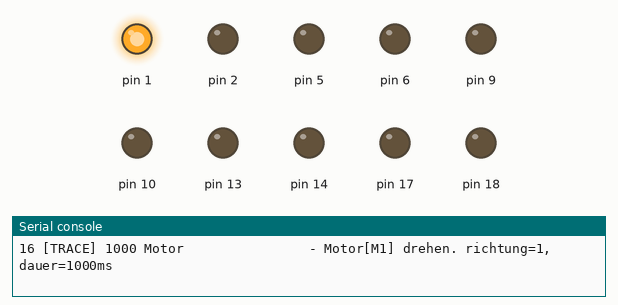
Simulated run of this program. Board: MicroPython board. Parts: output pins drawn as LEDs (lit = HIGH), the last lines printed to the serial console. At 11.0 s the program stops and its outputs stay as they are.

Above: at 0.1 s.
At 1.1 s:
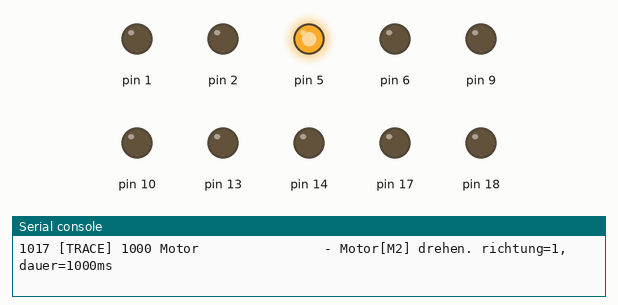
At 2.1 s:
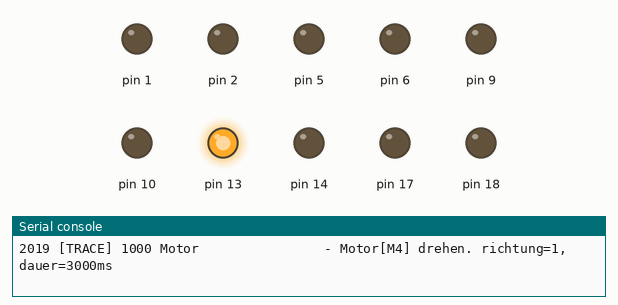
At 5.1 s:
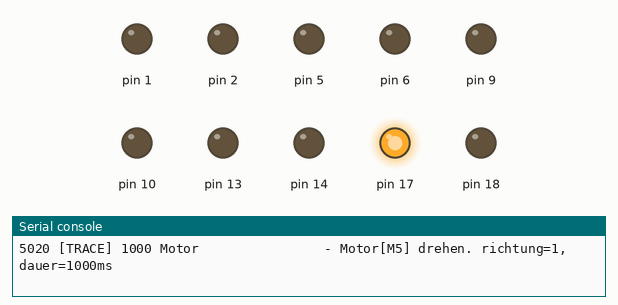
At 8.1 s:
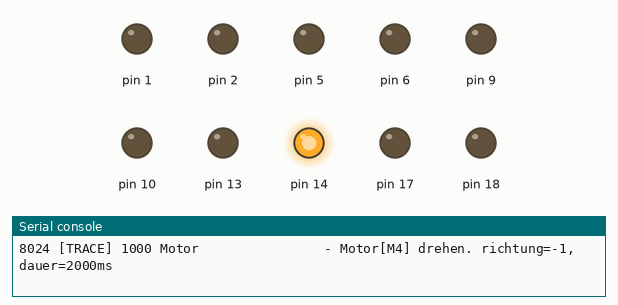
At 11.1 s:
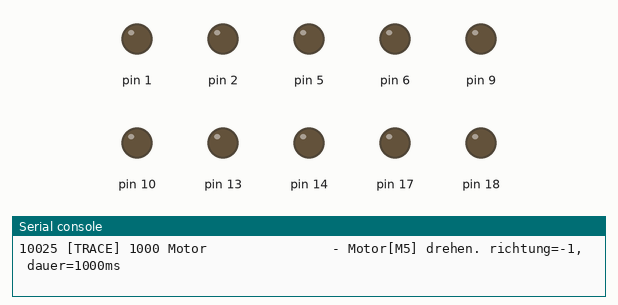
Timing chart, 0 to 12.5 s (numbered marks = the images above):
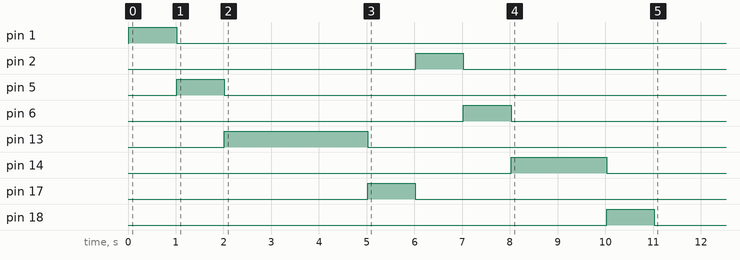

Measured:
- by itself, pin 1: LOW → HIGH at 0.02 s, → LOW 1.0 s later
- by itself, pin 2: LOW → HIGH at 6.0 s, → LOW 1.0 s later
- by itself, pin 5: LOW → HIGH at 1.0 s, → LOW 1.0 s later
- by itself, pin 6: LOW → HIGH at 7.0 s, → LOW 1.0 s later
- by itself, pin 13: LOW → HIGH at 2.0 s, → LOW 3.0 s later
- by itself, pin 14: LOW → HIGH at 8.0 s, → LOW 2.0 s later
- by itself, pin 17: LOW → HIGH at 5.0 s, → LOW 1.0 s later
- by itself, pin 18: LOW → HIGH at 10.0 s, → LOW 1.0 s later

The program:

main.py
```python
from logger import *
from roboterarm import *

# ====================================================
# Logging
# ====================================================

setDefaultLoggingLevel(level=LEVEL_ALL)

# ====================================================
# Roboterarm
# ====================================================

motoren_laden('motoren.txt')

script_ausfuehren('reset.txt')

script_ausfuehren('test1.txt')
```

logger.py
```python
# Stefan Heimberg Tools
#
# Version 0.1
# Datum 14.11.2021
#

import utime
import _thread

LEVEL_OFF: int = 0
LEVEL_ERROR: int = 1
LEVEL_WARN: int = 2
LEVEL_INFO: int = 3
LEVEL_DEBUG: int = 4
LEVEL_TRACE: int = 5
LEVEL_ALL: int = 99

default_logging_level = LEVEL_OFF
logger_logging_level = {}

def setDefaultLoggingLevel(level: int):
    global default_logging_level
    default_logging_level = level

def setLoggingLevel(logger: str, level: int):
    global logger_logging_level
    logger_logging_level[logger] = level

def getLoggingLevel(logger: str):
    global logger_logging_level
    global default_logging_level
    if logger in logger_logging_level:
        return logger_logging_level[logger]
    else:
        return default_logging_level

class Logger:

    def __init__(self, name: str):
        self.__name = name

    def __levelName(self, level: int):
        nameMapping: dict = {
            LEVEL_OFF: 'OFF',
            LEVEL_ERROR: 'ERROR',
            LEVEL_WARN: 'WARN',
            LEVEL_INFO: 'INFO',
            LEVEL_DEBUG: 'DEBUG',
            LEVEL_TRACE: 'TRACE'
        }
        return nameMapping.get(level, 'UNKNOWN_' + str(level))

    def isLevelEnabled(self, level: int):
        return level <= getLoggingLevel(self.__name)

    def log(self, level: int, message: str):
        if self.isLevelEnabled(level=level):
            now = utime.ticks_ms()
            level = self.__levelName(level=level)
            thread = _thread.get_ident()
            print('{time} [{level: <5}] {thread} {name: <20} - {message}'.format(time=now, level=level, thread=thread, name=self.__name, message=message))

    def isErrorEnabled(self):
        global LEVEL_ERROR
        return self.isLevelEnabled(level=LEVEL_ERROR)

    def error(self, message: str):
        global LEVEL_ERROR
        if self.isErrorEnabled():
            self.log(level=LEVEL_ERROR, message=message)

    def isWarnEnabled(self):
        global LEVEL_WARN
        return self.isLevelEnabled(LEVEL_WARN)

    def warn(self, message: str):
        global LEVEL_WARN
        if self.isWarnEnabled():
            self.log(level=LEVEL_WARN, message=message)

    def isInfoEnabled(self):
        global LEVEL_INFO
        return self.isLevelEnabled(level=LEVEL_INFO)

    def info(self, message: str):
        global LEVEL_INFO
        if self.isInfoEnabled():
            self.log(level=LEVEL_INFO, message=message)

    def isDebugEnabled(self):
        global LEVEL_DEBUG
        return self.isLevelEnabled(level=LEVEL_DEBUG)

    def debug(self, message: str):
        global LEVEL_DEBUG
        if self.isDebugEnabled():
            self.log(level=LEVEL_DEBUG, message=message)

    def isTraceEnabled(self):
        global LEVEL_TRACE
        return self.isLevelEnabled(level=LEVEL_TRACE)

    def trace(self, message: str):
        global LEVEL_TRACE
        if self.isTraceEnabled():
            self.log(level=LEVEL_TRACE, message=message)

    def testLog(self):
        self.error("Error Testlog")
        self.warn("Warn Testlog")
        self.info("Info Testlog")
        self.debug("Debug Testlog")
        self.trace("Trace Testlog")
```

roboterarm.py
```python
###########################################################
# Motor
###########################################################
#
# Version: 0.1
# Datum: 2021-11-09 21:11

from logger import Logger
from machine import Pin
import time

class Motor():

    FORWAERTS: int = 1
    RUECKWAERTS: int = -1

    __log: Logger = Logger('Motor')

    def __init__(self, id: str, bezeichnung: str, forwaertsPin: int, rueckwaertsPin: int):
        if id is None:
            raise ValueError("id not set")

        if bezeichnung is None:
            raise ValueError("bezeichnung not set")

        if forwaertsPin is None:
            raise ValueError("forwaertsPin not set")

        if rueckwaertsPin is None:
            raise ValueError("rueckwaertsPin not set")

        self.id = id
        self.bezeichnung = bezeichnung
        self.forwaertsPin = Pin(forwaertsPin, mode=Pin.OUT, pull=Pin.PULL_DOWN)
        self.rueckwaertsPin = Pin(rueckwaertsPin, mode=Pin.OUT, pull=Pin.PULL_DOWN)

        self.forwaertsPin.off()
        self.rueckwaertsPin.off()

        self.__log.info("Motor[{}] erstellt. bezeichnung={}, forwaertsPin={}, rueckwaertsPin={}".format(
            self.id,
            self.bezeichnung,
            forwaertsPin,
            rueckwaertsPin
        ))

    def halt(self):
        self.__log.trace("Motor[{}] stoppen".format(
            self.id
        ))

        self.forwaertsPin.off()
        self.rueckwaertsPin.off()

    def drehen(self, richtung: int, dauer: int):
        if richtung is None:
            raise ValueError("richtung not set")

        if dauer is None:
            raise ValueError("dauer not set")

        self.__log.trace("Motor[{}] drehen. richtung={}, dauer={}ms".format(
            self.id,
            richtung,
            dauer
        ))

        if richtung == -1:
            self.forwaertsPin.off()
            self.rueckwaertsPin.on()
            time.sleep_ms(dauer)
            self.rueckwaertsPin.off()
        elif richtung == 0:
            self.forwaertsPin.off()
            self.rueckwaertsPin.off()
            time.sleep_ms(dauer)
        elif richtung == 1:
            self.rueckwaertsPin.off()
            self.forwaertsPin.on()
            time.sleep_ms(dauer)
            self.forwaertsPin.off()
        else:
            raise ValueError("richtung not valid. valid values: -1,0,1")

motoren: Dict = {};

def motoren_laden(motoren_file: str):
    for line in open(motoren_file, 'r').readlines():
        if not line.strip().startswith('#'):
            temp: array = line.strip().split(",")

            motorId: str = temp[0].strip()
            motor: Motor = Motor(
                id=temp[0].strip(),
                bezeichnung=temp[1].strip(),
                forwaertsPin=int(temp[2].strip()),
                rueckwaertsPin=int(temp[3].strip()))
            motoren[motorId] = motor

def script_ausfuehren(script_file: str):
    for line in open('scripts/{}'.format(script_file), 'r').readlines():
        if not line.strip().startswith('#'):
            temp: array = line.strip().split(",");

            motorId: str = temp[0].strip()
            motor: Motor = motoren[motorId]
            motor.drehen(richtung=int(temp[1].strip()), dauer=int(temp[2].strip()))
```
